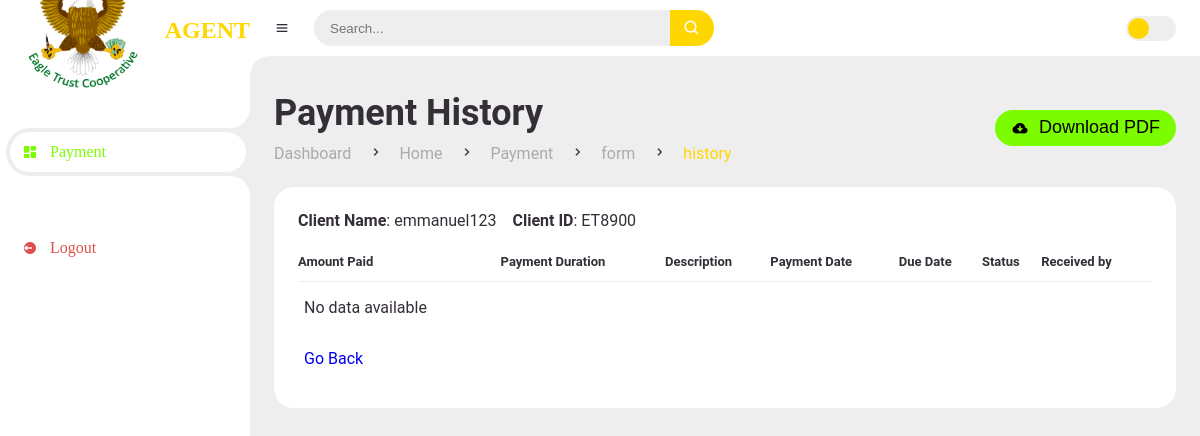
Before: /payment-history/ET8900/ with the older database file.
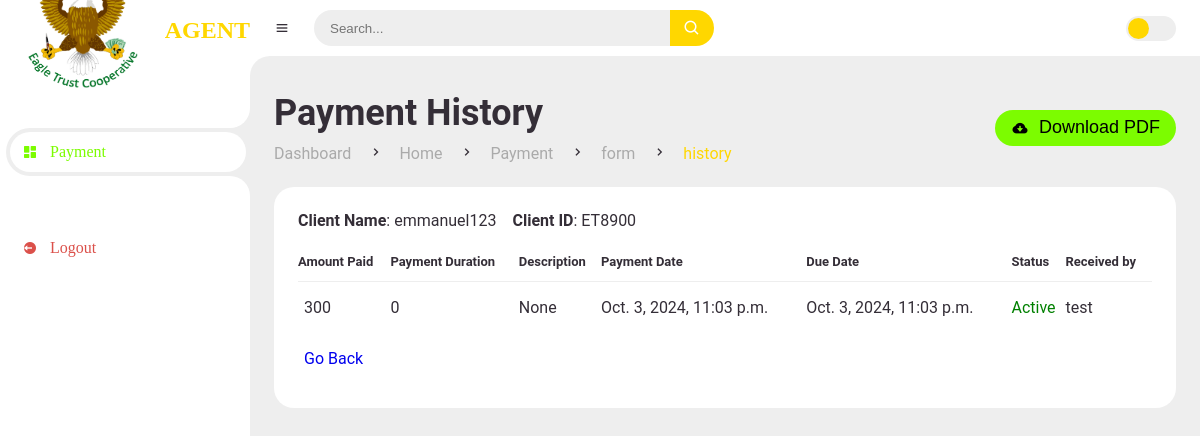
After: the same page with the newer database file.
### dashboard/models.py (models this page shows, shortened)
class Payments(models.Model):
    customer = models.ForeignKey(Customer, on_delete=models.CASCADE, related_name='payments')
    amount_paid = models.IntegerField(default=0)
    payment_duration = models.IntegerField(default=0)
    description = models.CharField(max_length=200, null=True, blank=True)
    payment_date = models.DateTimeField(auto_now_add=True, null=True)
    expiry_date = models.DateTimeField(null=True, blank=True)
    status = models.CharField(max_length=20, null=True, blank=True)
    received_by = models.ForeignKey(Agent, on_delete=models.SET_NULL, null=True, blank=True, related_name='received_payments')

class Agent(models.Model):
    STATUS_CHOICES = (
        (1, 'Active'),
        (0, 'Suspended'),
    )
    agent_id = models.CharField(primary_key=True, max_length=50, unique=True)
    username = models.CharField(max_length=255, unique=True)
    email = models.EmailField(unique=True)
    date_created = models.DateTimeField(auto_now_add=True, null=True)
    phone_number = models.CharField(max_length=11, null=True, unique=True)
    status = models.IntegerField(choices=STATUS_CHOICES, default=0)  # Default to active
    def __str__(self):
        return self.username

### dashboard/views.py (the view)
# urls.py: path('payment-history/<str:user_id>/', views.client_payment_history, name='client_payment_history'),
def client_payment_history(request, user_id):
    user = get_object_or_404(Customer, customer_id=user_id)
    user_payments = Payments.objects.filter(customer__customer_id=user_id)
    return render(request, 'dashboard/agent/history.html', {'user': user, 'user_payments': user_payments})

### templates/dashboard/agent/history.html (shortened to what this page needs)
{% extends 'main/agent_main.html' %}
{% load static %}
{% block content %}
		<main>
			<div class="head-title">
				<div class="left">
					<h1>Payment History</h1>
					<ul class="breadcrumb">
						<li>
							<a href="#">Dashboard</a>
						</li>
						<li><i class='bx bx-chevron-right' ></i></li>
						<li>
							<a href="#">Home</a>
						</li>
                        <li><i class='bx bx-chevron-right' ></i></li>
						<li>
							<a href="#">Payment</a>
						</li>
                        <li><i class='bx bx-chevron-right' ></i></li>
						<li>
							<a href="#">form</a>
						</li>
						<li><i class='bx bx-chevron-right' ></i></li>
						<li>
							<a class="active" href="#">history</a>
						</li>
					</ul>
				</div>
				<div href="#" class="download">
					<button>
						<i class='bx bxs-cloud-download' ></i>
						<span class="text">Download PDF</span>
					</button>
				</div>
			</div>
			<div class="table-data" >
				<div class="order">
					<div class="head">
						<p><span><b>Client Name</b>: {{user.username}}</span></p>
						<p><span><b>Client ID</b>: {{user.customer_id }}</span></p>
					</div>
					<table id="table">
						<thead>
							<tr>
								<th>Amount Paid</th>
								<th>Payment Duration</th>
								<th>Description</th>
								<th>Payment Date</th>
								<th>Due Date</th>
								<th>Status</th>
								<th>Received by</th>
							</tr>
						</thead>
						<tbody>
							{% if user_payments %}
								{% for payment in user_payments  %}
								<tr>
									<td>{{ payment.amount_paid }}</td>
									<td>{{ payment.payment_duration }}</td>
									<td>{{ payment.description }}</td>
									<td>{{ payment.payment_date }}</td>
									<td>{{ payment.expiry_date }}</td>
									<td>
										{% if payment.expiry_date < now %}
										<p style='color:red;'>Active</p>
										{% else %}
											<p style='color:green;'>Active</p>
										{% endif %}
									</td>
									<td>{{ payment.received_by }}</td>
								</tr>
								{% endfor %}
							{% else %}
								<tr>
									<td colspan="6">No data available</td>
								</tr>
							{% endif %}
							<tr>
								<td>
									<a href="#" onclick="goBack()">Go Back</a>
								</td>
							</tr>
						</tbody>
					</table>
				</div>
			</div>
		</main>
	</section>
{% endblock %}

Changed rows visible on the page:
added Payments: amount_paid "300", payment_duration "0", description "None", payment_date "Oct. 3, 2024, 11:03 p.m.", expiry_date "Oct. 3, 2024, 11:03 p.m.", shows "Active", received_by "test"
Other visible differences:
text no longer shown: "No data available"
